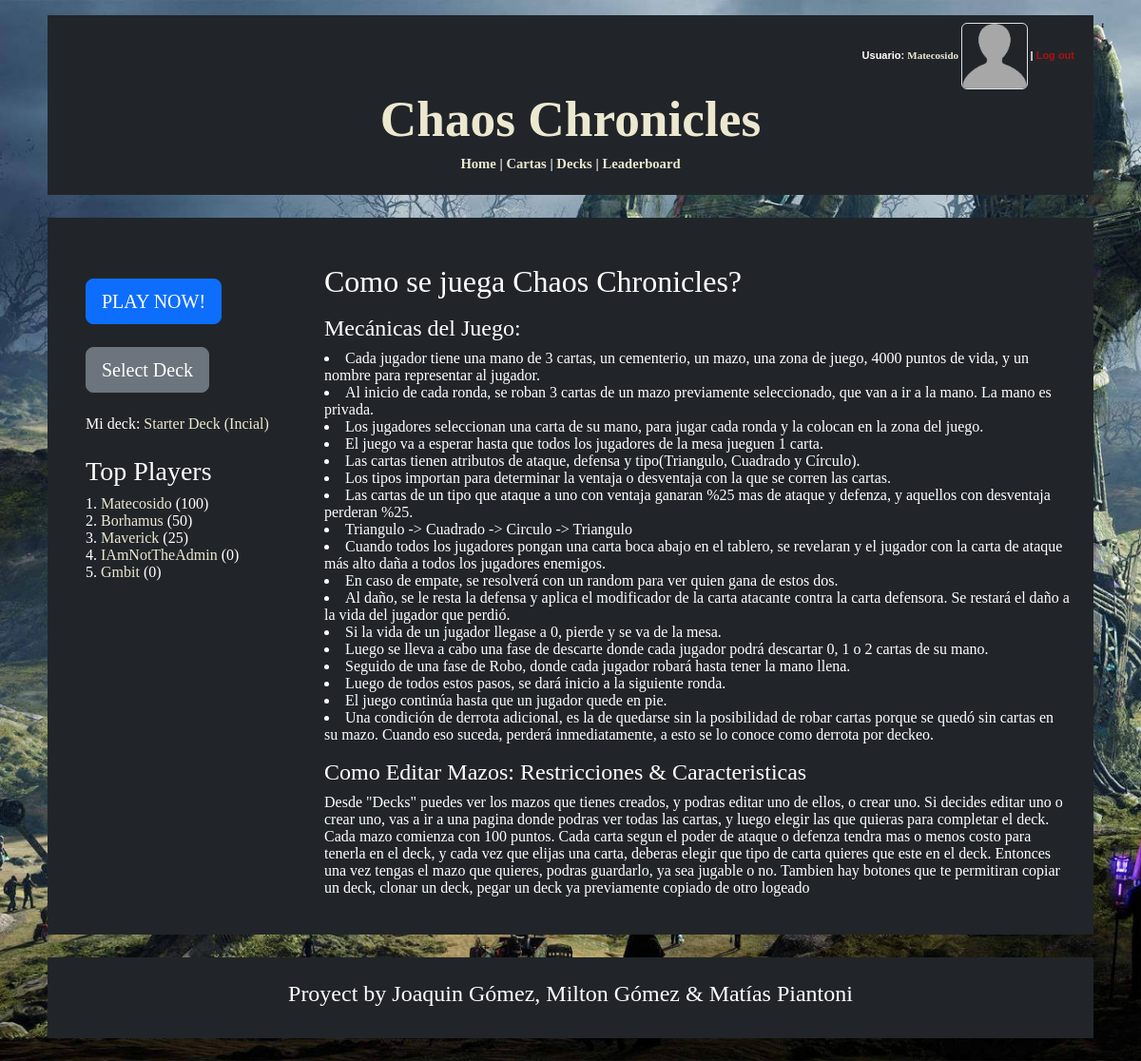
The app's page / (signed in), older data.
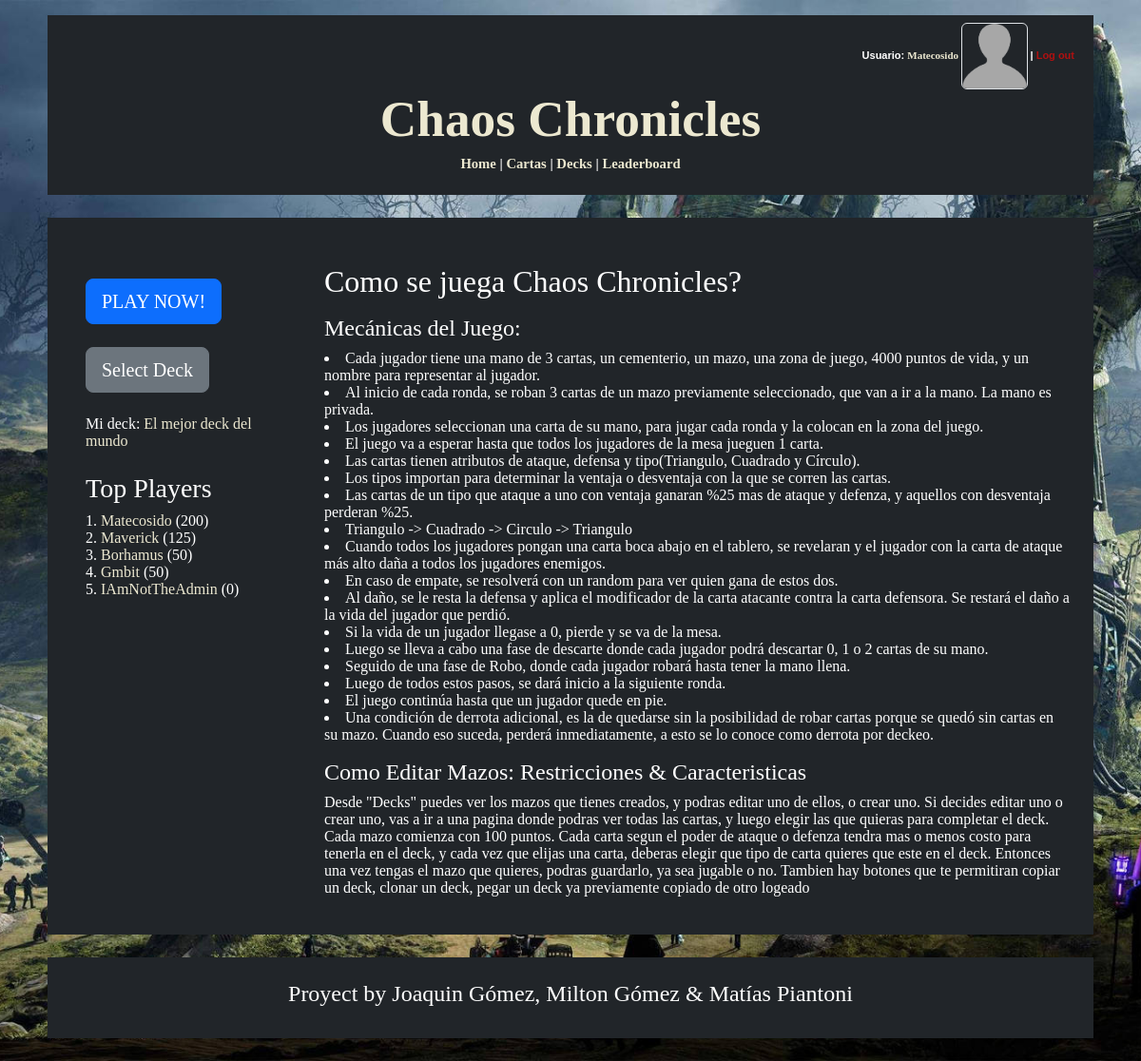
The same page, newer data.
### logica/models.py (models this page shows, shortened)
class Deck(models.Model):
    Titulo = models.CharField(max_length=50)
    CantidadCartas = models.IntegerField(default=0, validators=[MinValueValidator(9), MaxValueValidator(21)])
    CantCirculo = models.SmallIntegerField(default=0)
    CantCuadrado = models.SmallIntegerField(default=0)
    CantTriangulo = models.SmallIntegerField(default=0)
    PartidasGanadas = models.SmallIntegerField(default=0)
    PartidasPerdidas = models.SmallIntegerField(default=0)
    PartidasTotales = models.SmallIntegerField(default=0)
    Winrate = models.DecimalField(max_digits=5, decimal_places=2, default=0.00)
    FechaDeCreacion = models.DateField(auto_now_add=True)
    BackImage = models.ImageField(blank=True, upload_to='backim/')
    Puntos = models.IntegerField(default=100)

class Jugador(AbstractUser):
    ScoreTotal = models.SmallIntegerField(default=0)
    PartidasGanadas = models.IntegerField(default=0)
    PartidasPerdidas = models.IntegerField(default=0)
    Decks = models.ManyToManyField(Deck, blank=True)
    FotoPerfil = models.ImageField(blank=True, upload_to='perfilimages/')
    deck_seleccionado = models.ForeignKey('Deck', on_delete=models.SET_NULL, null=True, blank=True, related_name='jugador_seleccionado')
    def get_absolute_url(self):
        return reverse('user_profile', kwargs={'pk': self.pk})

### logica/views.py (the view)
# urls.py: path('', HomeView.as_view(), name='home'),
class HomeView(TemplateView):
    template_name = 'home.html'
    def get_context_data(self, **kwargs):
        context = super().get_context_data(**kwargs)
        usuario = self.request.user
        context['jugadores']= Jugador.objects.all().order_by('-ScoreTotal')[:5]
        context['deck_seleccionado'] = usuario.deck_seleccionado if hasattr(usuario, 'deck_seleccionado') else None
        return context

### logica/templates/home.html (shortened to what the changed rows need)
{% extends "base_generic.html" %}
{% block content %}
<div class="container mt-4">
    <div class="row">
        <div class="col-sm-3 bg-dark p-4 text-white center-text">
            {% if user.is_authenticated %}
            <div class="mb-4">
                Mi deck:
                {% if deck_seleccionado != Null %}
                <a class = "menu-buttons" href= "{% url 'deck_detail' deck_seleccionado.id %}">{{ deck_seleccionado.Titulo }}</a>
                {% endif %}
            </div>
            {% endif %}
            <div>
                {% if user.is_authenticated %}
                <ul class="list-unstyled">
                    {% for jugador in jugadores %}
                        <li>{{forloop.counter}}. <a class = "menu-buttons" href="{{ jugador.get_absolute_url }}">{{ jugador.username }}</a> ({{ jugador.ScoreTotal }}) </li>
                    {% endfor %}
                {% else %}
                    {% for jugador in jugadores %}
                        <li>{{forloop.counter}}. {{ jugador.username }} ({{ jugador.ScoreTotal }}) </li>
                    {% endfor %}
                {% endif %}
                </ul>
            </div>
        </div>
        <div class="col-sm-9 bg-dark text-white p-2">
            <div class = "Tutorial">
                <h2>Como se juega Chaos Chronicles?</h2>
            </div>
        </div>
    </div>
</div>
{% endblock %}

### logica/templates/base_generic.html (shortened to what this page needs)
<!DOCTYPE html>
<html lang="en">
    <head>
        <link href="https://cdn.jsdelivr.net/npm/bootstrap@5.3.3/dist/css/bootstrap.min.css" rel="stylesheet">
    </head>
    <body>
        <div class = "custom-container p-2 mt-3 bg-dark text-white">
            <div class = "menu">
                <div class = "container-fluid bg-dark text-white">
                    <div class="row">
                        <div class="col-sm-12">
                            <nav>
                                {% if user.is_authenticated %}
                                    <div class = "log-bar">
                                        Usuario: <a href="{{ user.get_absolute_url }}" style="font:bold 11px Georgia" class = "menu-buttons">{{ user.get_username }}
                                        {% if user.FotoPerfil %}
                                            <img src="{{ user.FotoPerfil.url }}" alt="Foto de Perfil" class="rounded" style="height:70px; width:70px;">
                                        {% else %}
                                            <img src="/media/perfilimages/default-profile.png" alt="Foto de Perfil" class="rounded border" style="height:70px; width:70px;">
                                        {% endif %}
                                        </a>
                                        |
                                        <form action="{% url 'logout' %}" method="post" class = "logout-form"> {% csrf_token %}
                                            <button type="submit" class="logout-button">Log out</button>
                                        </form>
                                    </div>
                                {% else %}
                                    <p class = "log-bar"><a class = "menu-buttons" href="{% url 'login' %}">Log in</a> or <a class = "menu-buttons" href="{% url 'register' %}">Register</a></p>
                                {% endif %}
                            </nav>
                        </div>
                    </div>
                </div>
                <div class="row">
                    <div class = "col-sm-12">
                        <h1 class="title"><a href="{% url 'home' %}" class = "menu-buttons">Chaos Chronicles</a></h1>
                    </div>
                </div>
                <div class="row">
                    <div class = "col-sm-12">
                        <nav class = "menu-items">
                            <p>
                                <a href="{% url 'home' %}" class = "menu-buttons"> Home</a> |
                                <a href="{% url 'carta_list' %}" class = "menu-buttons"> Cartas</a>
                                {% if user.is_authenticated %}
                                    |
                                    <a href="{% url 'deck_list' %}" class = "menu-buttons"> Decks</a> |
                                    <a href="{% url 'leaderboard' %}" class = "menu-buttons"> Leaderboard </a>
                                {% endif %}
                            </p>
                        </nav>
                    </div>
                </div>
            </div>
        </div>
        <div class = "custom-container p-3 my-4 bg-dark text-white">
            {% block content %}
            {% endblock %}
        </div>
        <div class = "custom-container p-4 my-4 bg-dark text-white">
            <h4 style = "text-align: center;"> Proyect by Joaquin Gómez, Milton Gómez & Matías Piantoni </h4>
        </div>
    </body>
</html>

Row changes from the older to the newer data that the page shows:
no longer on this page (row unchanged): Deck: Titulo "Starter Deck (Incial)"
changed Jugador "Matecosido": ScoreTotal "100" → "200"
added Deck: Titulo "El mejor deck del mundo"
changed Jugador "Maverick": ScoreTotal "25" → "125"; moves up the list
changed Jugador "Gmbit": ScoreTotal "0" → "50"; moves up the list
